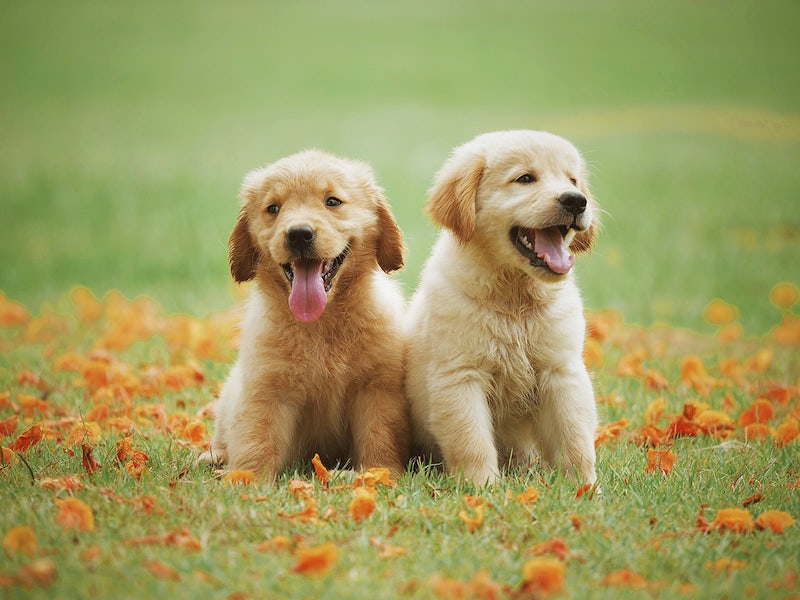
#> input picture dig.jpg, 800 x 600 px
$ python deteCtion.py
#> lines starting #> are read from the running program, lines starting #| are printed output that depends on the picture; after the words box and inside, x2 and y2 are one past the last pixel; in counts of white or black regions, pixels touching at a corner belong together
import cv2 as cv
import numpy as np


img = cv.imread('dig.jpg')
#> img is the input picture: shape (600, 800, 3); mean B, G, R 95.7, 155.9, 159.3

cv.imshow('testmaske',img)

gray= cv.cvtColor(img , cv.COLOR_BGR2GRAY)
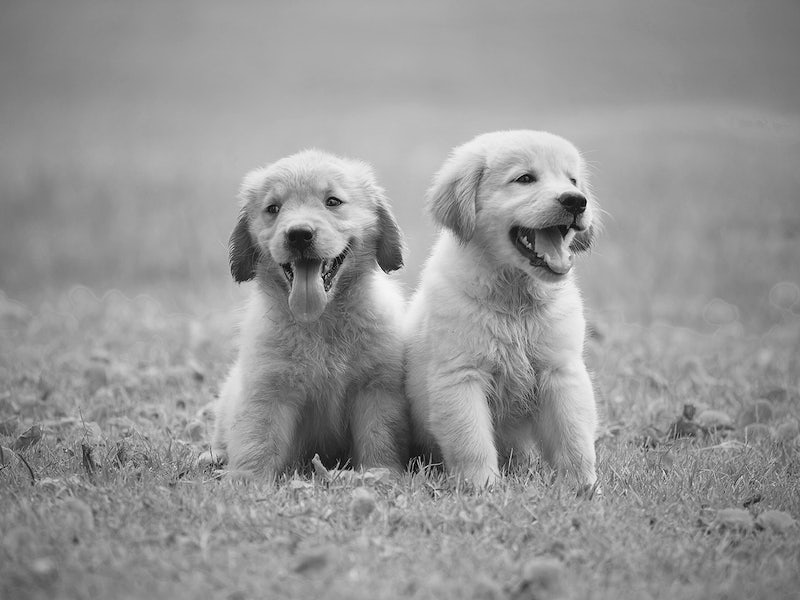
#> gray: shape (600, 800); min 1, max 252, mean 150.1
cv.imshow('testmaske',gray)

lap =cv.Laplacian(gray ,cv.CV_64F)
lap =np.uint8(np.absolute(lap))
cv.imshow('lab' ,lap)

soblecx =cv.Sobel(gray ,cv.CV_64F,1,0)
soblecy =cv.Sobel(gray ,cv.CV_64F,0,1)
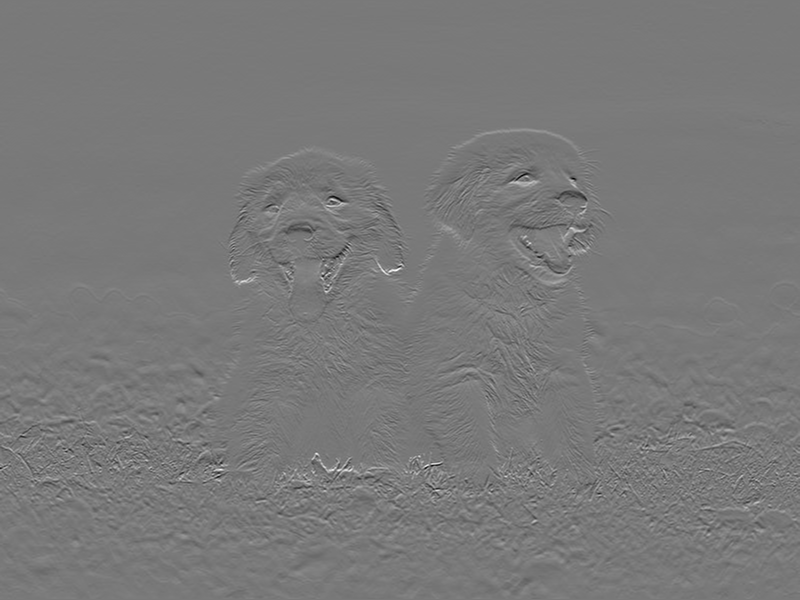
#> soblecy: shape (600, 800) float64; min -625, max 686, mean -0.1; drawn with min black and max white
cv.imshow('sobelx' ,soblecx)
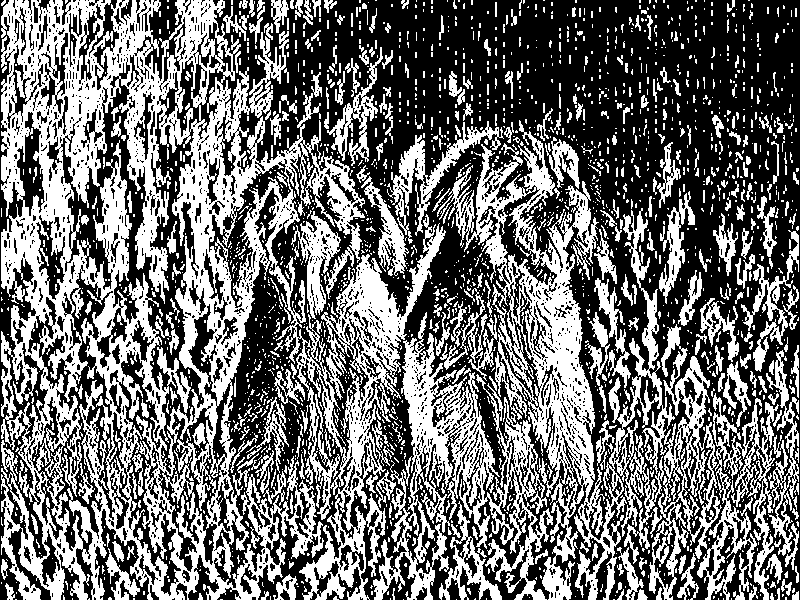
#> window 'sobelx': shape (600, 800); 43.4% white; 2206 white regions (1829 under 20 px), largest, box (x1, y1, x2, y2) and area: (1, 0, 446, 600) 101766, (437, 120, 722, 600) 33153, (373, 312, 553, 600) 15115
cv.imshow('sobely' ,soblecy)
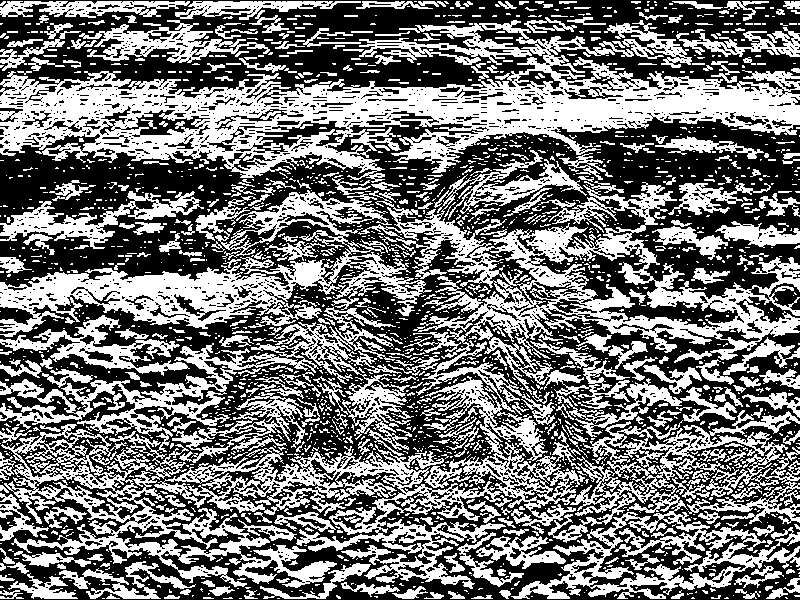
#> window 'sobely': shape (600, 800); 45.8% white; 2174 white regions (1735 under 20 px), largest, box (x1, y1, x2, y2) and area: (0, 20, 800, 183) 44417, (358, 150, 800, 534) 30631, (0, 307, 414, 588) 24137
combined_soble= cv.bitwise_or(src1=soblecx, src2=soblecy)
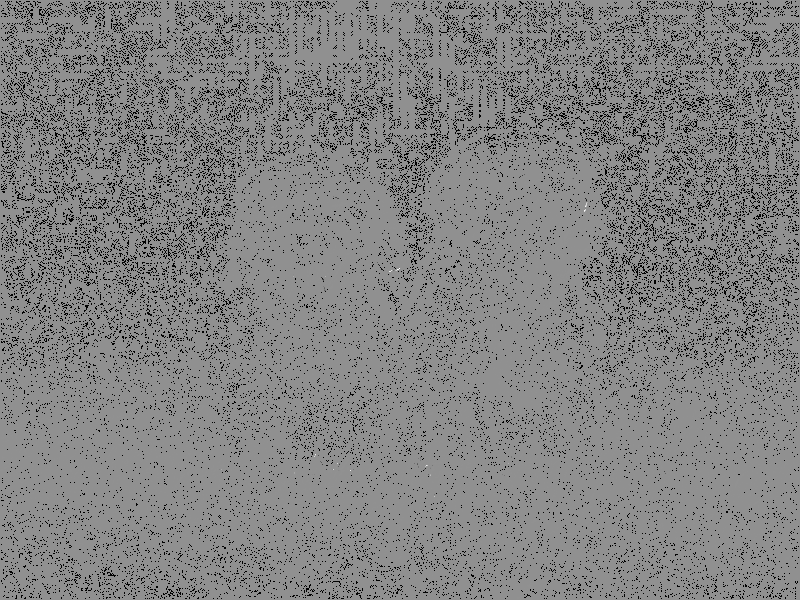
#> combined_soble: shape (600, 800) float64; 9.49% of the values are NaN or infinite; the others: min -128896, max 98176, mean -50.2; drawn with min black, max white, NaN and infinite black
cv.imshow('sobely' ,combined_soble)
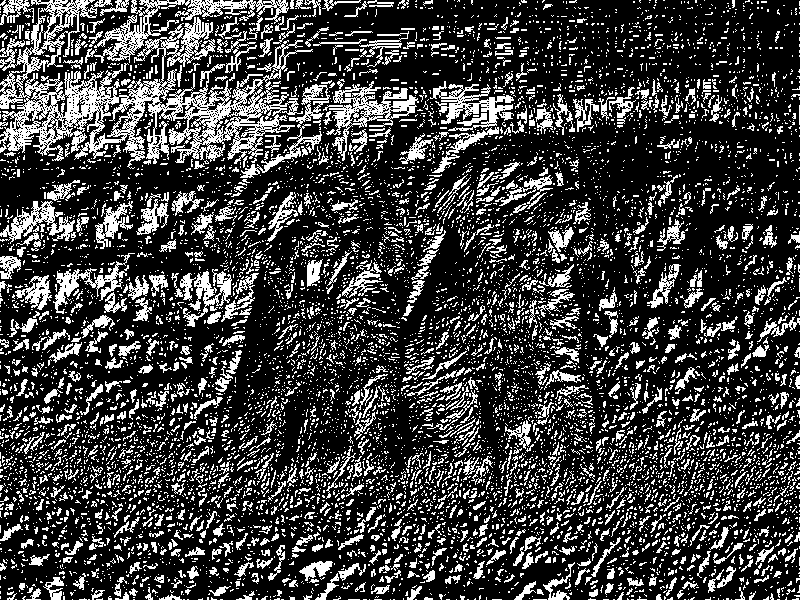
#> window 'sobely': shape (600, 800); 24.4% white in thin lines or dots

canny= cv.Canny(gray,150,175)
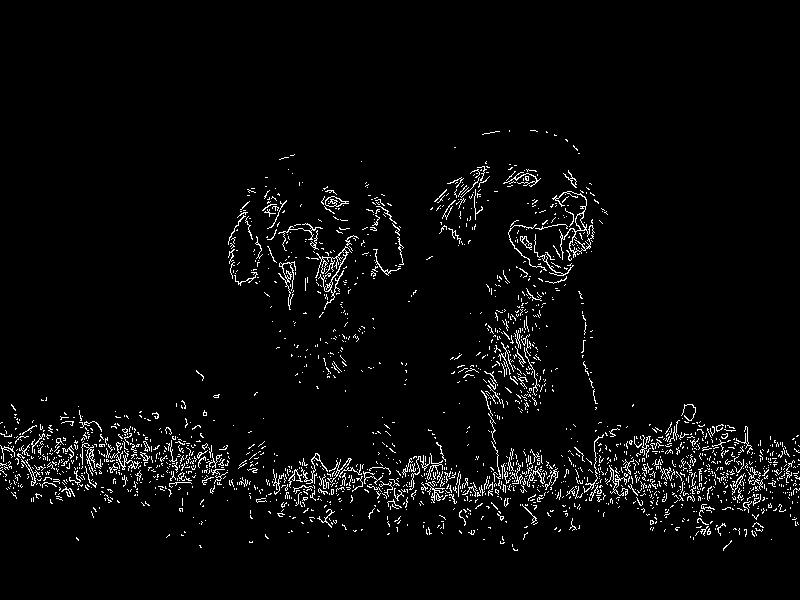
#> canny: shape (600, 800); 3.5% white in thin lines or dots, all inside (x1, y1, x2, y2) = (0, 130, 800, 551)
cv.imshow('sobely' ,canny)


cv.waitKey(0)

$ run again, with kabalaw.jpg copied over dig.jpg
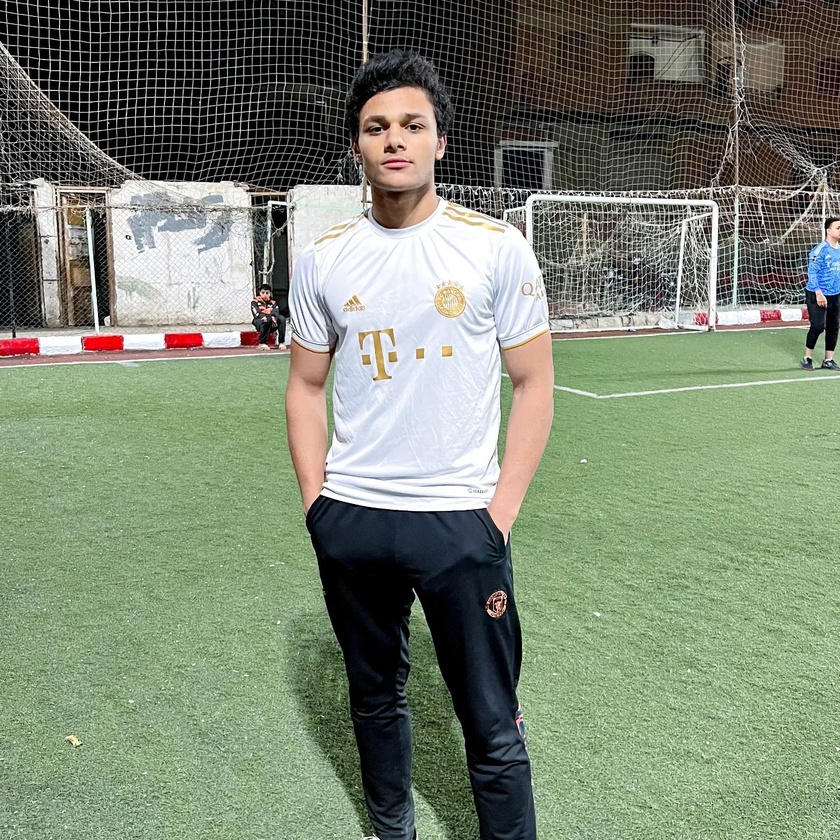
#> input picture kabalaw.jpg, 840 x 840 px, shrunk from 1440 x 1440 before the run
#> img is the input picture: shape (840, 840, 3); mean B, G, R 114.8, 134.1, 124.1
#> `cv.imshow('sobelx' ,soblecx)`:
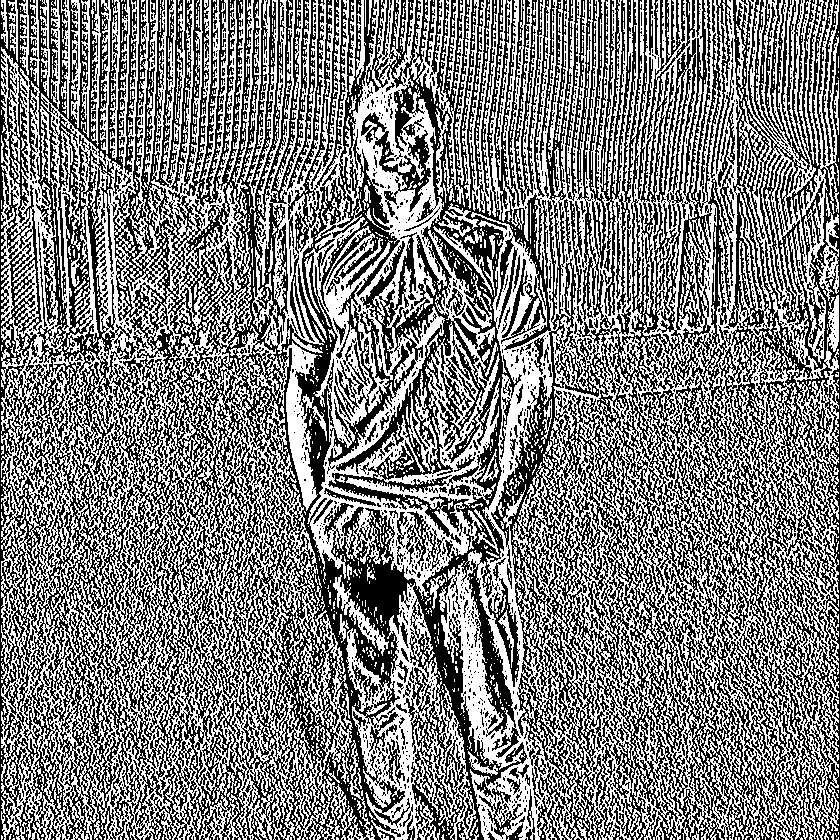
#> window 'sobelx': shape (840, 840); 49.9% white in thin lines or dots
#> `canny= cv.Canny(gray,150,175)`:
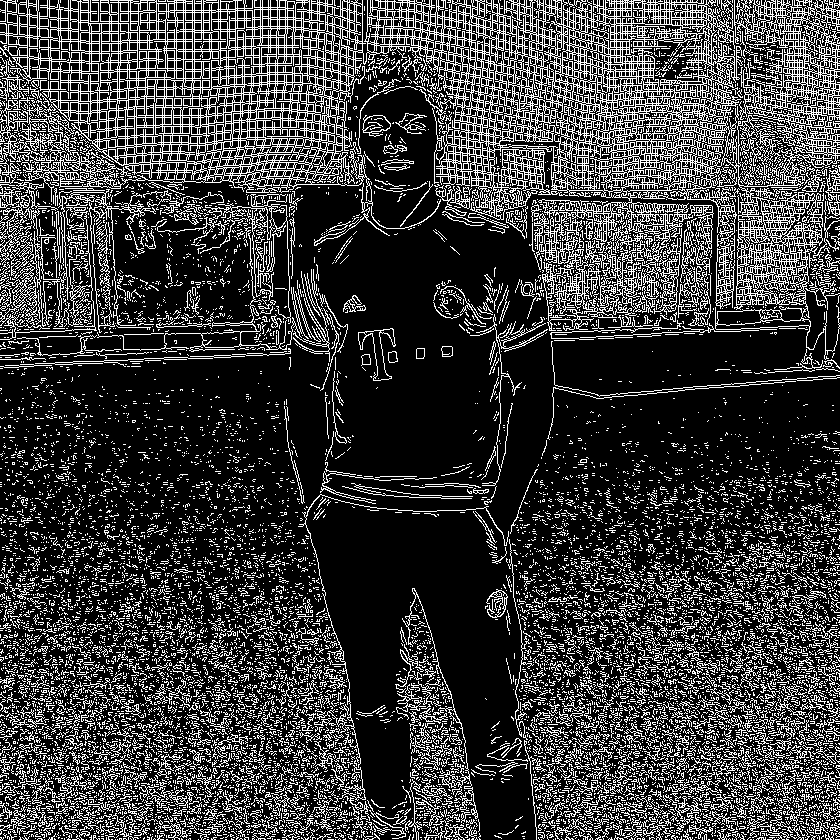
#> canny: shape (840, 840); 23.3% white in thin lines or dots
